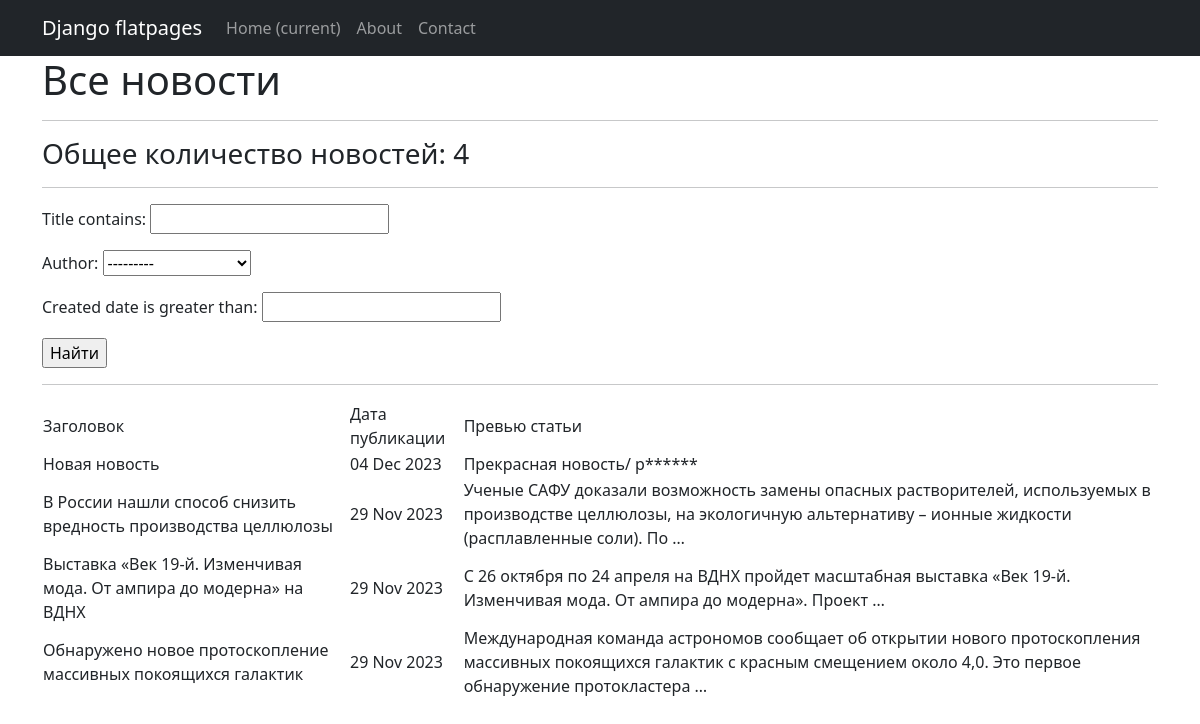
Page /news/search/ on the earlier database version.
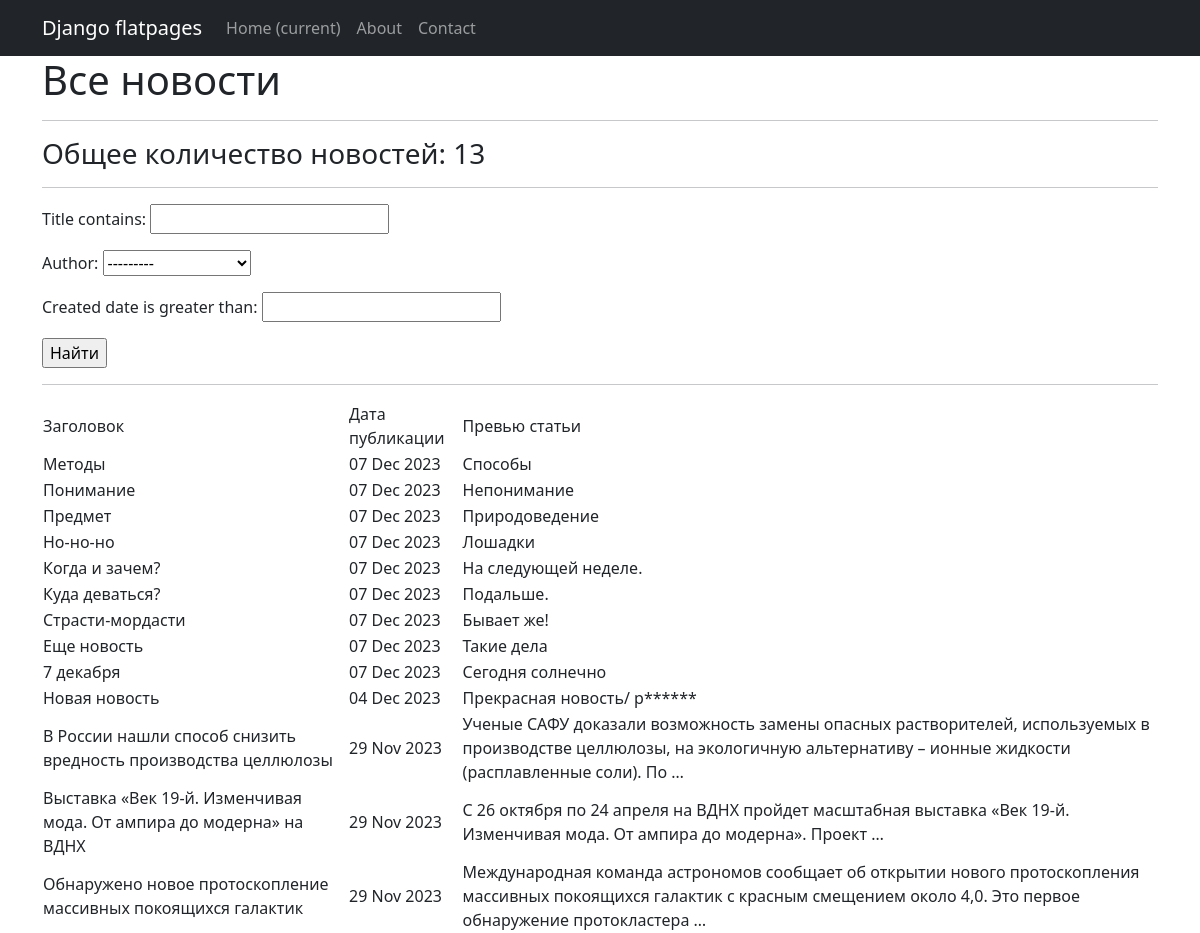
Same page on the later database version.
### news/models.py (models this page shows, shortened)
class Post(models.Model):
    article = 'AR'
    news = 'NE'
    POSTS = [
        (article, 'Статья'),
        (news, 'Новости')
    ]
    author = models.ForeignKey(Author, on_delete=models.CASCADE)
    type = models.CharField(max_length=2, choices=POSTS, default=news)
    created_date = models.DateTimeField(auto_now_add=True)
    post = models.ManyToManyField(Category, through="PostCategory")
    title = models.CharField(max_length=255)
    text = models.TextField()
    rating = models.IntegerField(default=0)

### news/views.py (the view)
# urls.py: path('search/', PostSearch.as_view()),
class PostSearch(ListView):
    model = Post
    ordering = '-created_date'
    template_name = 'search.html'
    context_object_name = 'news'
    def get_queryset(self):
        queryset = super().get_queryset()
        self.filterset = PostFilter(self.request.GET, queryset)
        return self.filterset.qs
    def get_context_data(self, **kwargs):
        context = super().get_context_data(**kwargs)
        context['filterset'] = self.filterset
        return context

### news/templatetags/custom_filters.py (called while the page is built)
@register.filter()
def censor(word):
    if isinstance(word, str):
        for i in forbidden_words:
            word = word.replace(i[1:], '*' * len(i[1:]))
    else:
        raise ValueError(
            'custom_filters -> censor -> A string is expected, but a different data type has been entered')
    return word

### templates/search.html (shortened to what this page needs)
{% extends 'flatpages/default.html' %}
{% load custom_filters %}
{% load custom_tags %}
{% block content %}
    <h1>Все новости</h1>
    <hr>
    <h3>Общее количество новостей: {{ news|length }}</h3>
    <hr>
    <form action="" method="get">
        {{ filterset.form.as_p }}
        <input type="submit" value="Найти" />
    </form>
    <hr>
    {% if news %}
        <table>
            <tr>
                <td>Заголовок</td>
                <td>Дата публикации</td>
                <td>Превью статьи</td>
            </tr>
            {% for separate_news in news %}
            <tr>
                <td>{{ separate_news.title|censor }}</td>
                <td>{{ separate_news.created_date|date:'d M Y' }}</td>
                <td>{{ separate_news.text|truncatewords:20|censor }}</td>
            </tr>
            {% endfor %}
        </table>
    {% else %}
        <h2>Новостей нет!</h2>
    {% endif %}
{% endblock content %}

### templates/flatpages/default.html (shortened to what this page needs)
<!DOCTYPE html>
<html lang="en">
    <head>
        {% load static %}
        <link href="{% static 'css/styles.css' %}" rel="stylesheet" />
    </head>
    <body>
        <nav class="navbar navbar-expand-lg navbar-dark bg-dark static-top">
           <div class="container">
               <a class="navbar-brand" href="#">Django flatpages</a>
               <div class="collapse navbar-collapse" id="navbarResponsive">
                   <ul class="navbar-nav ml-auto">
                       <li class="nav-item active">
                           <a class="nav-link" href="#">Home
                               <span class="sr-only">(current)</span>
                           </a>
                       </li>
                       <li class="nav-item">
                           <a class="nav-link" href="/about/">About</a>
                       </li>
                       <li class="nav-item">
                           <a class="nav-link" href="/contacts/">Contact</a>
                       </li>
                   </ul>
               </div>
           </div>
        </nav>
        <div class="container">
           <div class="row">
               <div class="col-lg-12 text-justify">
                   {% block content %}{% endblock content %}
               </div>
           </div>
        </div>
    </body>
</html>

Differences in the rows shown:
added Post: title|censor "Методы", created_date "07 Dec 2023", text|censor "Способы"
added Post: title|censor "Понимание", created_date "07 Dec 2023", text|censor "Непонимание"
added Post: title|censor "Предмет", created_date "07 Dec 2023", text|censor "Природоведение"
added Post: title|censor "Но-но-но", created_date "07 Dec 2023", text|censor "Лошадки"
added Post: title|censor "Когда и зачем?", created_date "07 Dec 2023", text|censor "На следующей неделе."
added Post: title|censor "Куда деваться?", created_date "07 Dec 2023", text|censor "Подальше."
added Post: title|censor "Страсти-мордасти", created_date "07 Dec 2023", text|censor "Бывает же!"
added Post: title|censor "Еще новость", created_date "07 Dec 2023", text|censor "Такие дела"
added Post: title|censor "7 декабря", created_date "07 Dec 2023", text|censor "Сегодня солнечно"
Other differences:
{{ news|length }}: "4" → "13"
